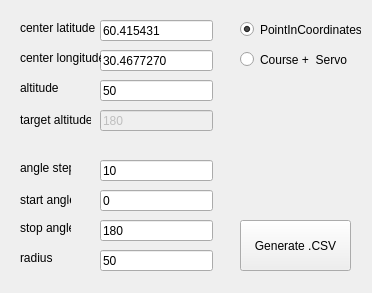
<?xml version="1.0" encoding="UTF-8"?>
<ui version="4.0">
 <class>MainWindow</class>
 <widget class="QMainWindow" name="MainWindow">
  <property name="geometry">
   <rect>
    <x>0</x>
    <y>0</y>
    <width>372</width>
    <height>293</height>
   </rect>
  </property>
  <property name="windowTitle">
   <string>CircleCreator</string>
  </property>
  <widget class="QWidget" name="centralwidget">
   <widget class="QPushButton" name="pushButton">
    <property name="geometry">
     <rect>
      <x>240</x>
      <y>220</y>
      <width>111</width>
      <height>51</height>
     </rect>
    </property>
    <property name="text">
     <string>Generate .CSV</string>
    </property>
   </widget>
   <widget class="QLineEdit" name="lineEdit_centerLat">
    <property name="geometry">
     <rect>
      <x>100</x>
      <y>20</y>
      <width>113</width>
      <height>21</height>
     </rect>
    </property>
    <property name="text">
     <string>60.415431</string>
    </property>
   </widget>
   <widget class="QLineEdit" name="lineEdit_centerLon">
    <property name="geometry">
     <rect>
      <x>100</x>
      <y>50</y>
      <width>113</width>
      <height>21</height>
     </rect>
    </property>
    <property name="text">
     <string>30.4677270 </string>
    </property>
   </widget>
   <widget class="QLabel" name="label">
    <property name="geometry">
     <rect>
      <x>20</x>
      <y>20</y>
      <width>81</width>
      <height>16</height>
     </rect>
    </property>
    <property name="text">
     <string>center latitude</string>
    </property>
   </widget>
   <widget class="QLabel" name="label_2">
    <property name="geometry">
     <rect>
      <x>20</x>
      <y>50</y>
      <width>81</width>
      <height>16</height>
     </rect>
    </property>
    <property name="text">
     <string>center longitude</string>
    </property>
   </widget>
   <widget class="QLabel" name="label_3">
    <property name="geometry">
     <rect>
      <x>20</x>
      <y>250</y>
      <width>47</width>
      <height>16</height>
     </rect>
    </property>
    <property name="text">
     <string>radius</string>
    </property>
   </widget>
   <widget class="QLineEdit" name="lineEdit_radius">
    <property name="geometry">
     <rect>
      <x>100</x>
      <y>250</y>
      <width>113</width>
      <height>21</height>
     </rect>
    </property>
    <property name="text">
     <string>50</string>
    </property>
   </widget>
   <widget class="QLineEdit" name="lineEdit_stop">
    <property name="geometry">
     <rect>
      <x>100</x>
      <y>220</y>
      <width>113</width>
      <height>21</height>
     </rect>
    </property>
    <property name="text">
     <string>180</string>
    </property>
   </widget>
   <widget class="QLabel" name="label_4">
    <property name="geometry">
     <rect>
      <x>20</x>
      <y>220</y>
      <width>51</width>
      <height>16</height>
     </rect>
    </property>
    <property name="text">
     <string>stop angle</string>
    </property>
   </widget>
   <widget class="QLineEdit" name="lineEdit_start">
    <property name="geometry">
     <rect>
      <x>100</x>
      <y>190</y>
      <width>113</width>
      <height>21</height>
     </rect>
    </property>
    <property name="text">
     <string>0</string>
    </property>
   </widget>
   <widget class="QLabel" name="label_5">
    <property name="geometry">
     <rect>
      <x>20</x>
      <y>190</y>
      <width>51</width>
      <height>20</height>
     </rect>
    </property>
    <property name="text">
     <string>start angle</string>
    </property>
   </widget>
   <widget class="QLineEdit" name="lineEdit_step">
    <property name="geometry">
     <rect>
      <x>100</x>
      <y>160</y>
      <width>113</width>
      <height>21</height>
     </rect>
    </property>
    <property name="text">
     <string>10</string>
    </property>
   </widget>
   <widget class="QLabel" name="label_6">
    <property name="geometry">
     <rect>
      <x>20</x>
      <y>160</y>
      <width>51</width>
      <height>16</height>
     </rect>
    </property>
    <property name="text">
     <string>angle step</string>
    </property>
   </widget>
   <widget class="QLineEdit" name="lineEdit_alt">
    <property name="geometry">
     <rect>
      <x>100</x>
      <y>80</y>
      <width>113</width>
      <height>21</height>
     </rect>
    </property>
    <property name="text">
     <string>50</string>
    </property>
   </widget>
   <widget class="QLabel" name="label_7">
    <property name="geometry">
     <rect>
      <x>20</x>
      <y>80</y>
      <width>47</width>
      <height>16</height>
     </rect>
    </property>
    <property name="text">
     <string>altitude</string>
    </property>
   </widget>
   <widget class="QRadioButton" name="radioButton_pic">
    <property name="geometry">
     <rect>
      <x>240</x>
      <y>20</y>
      <width>121</width>
      <height>19</height>
     </rect>
    </property>
    <property name="text">
     <string>PointInCoordinates</string>
    </property>
    <property name="checked">
     <bool>true</bool>
    </property>
   </widget>
   <widget class="QRadioButton" name="radioButton_cs">
    <property name="geometry">
     <rect>
      <x>240</x>
      <y>50</y>
      <width>111</width>
      <height>19</height>
     </rect>
    </property>
    <property name="text">
     <string>Course +  Servo</string>
    </property>
   </widget>
   <widget class="QLineEdit" name="lineEdit_t_alt">
    <property name="enabled">
     <bool>false</bool>
    </property>
    <property name="geometry">
     <rect>
      <x>100</x>
      <y>110</y>
      <width>113</width>
      <height>21</height>
     </rect>
    </property>
    <property name="text">
     <string>180</string>
    </property>
   </widget>
   <widget class="QLabel" name="label_8">
    <property name="geometry">
     <rect>
      <x>20</x>
      <y>110</y>
      <width>71</width>
      <height>20</height>
     </rect>
    </property>
    <property name="text">
     <string>target altitude</string>
    </property>
   </widget>
  </widget>
 </widget>
 <resources/>
 <connections/>
</ui>
